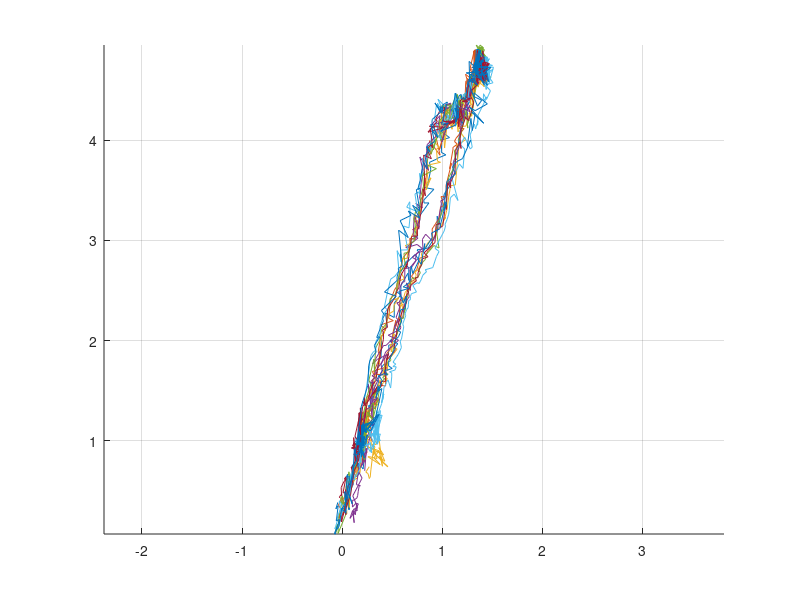
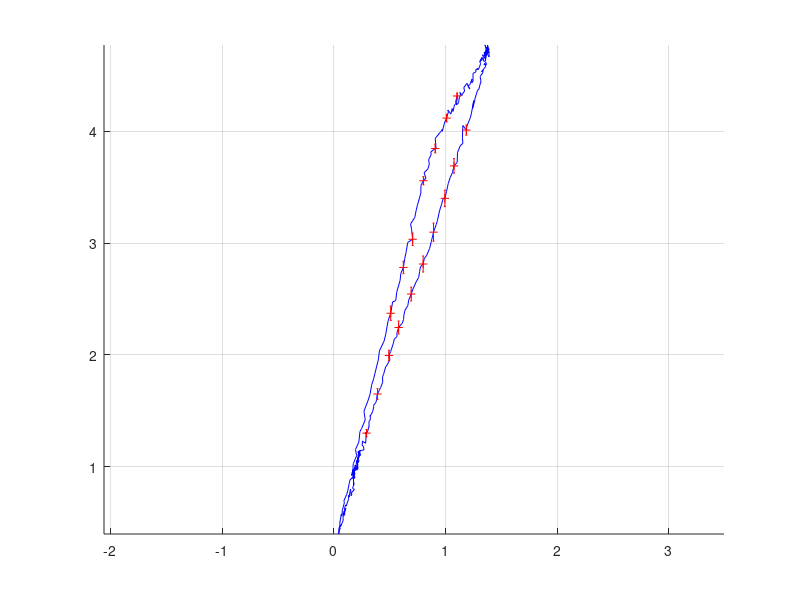

Source code (MATLAB) for these figures, in order: (Note: this script raises an error after producing the figures.)
clear all
close all

a=7;
b=8;


Datos_opt = csvread('yz_plat.csv');
Desp_X = -Datos_opt(:,a);
Desp_Y = -Datos_opt(:,b);

ZerX = Desp_X(1);
ZerY = Desp_Y(1);
Desp_X = Desp_X - ZerX;
Desp_Y = -(Desp_Y - ZerY);

%% Prueba1

Desp_x_1= -Datos_opt(1:382,a);
Desp_y_1= -Datos_opt(1:382,b);

Desp_y_1 = Desp_y_1 * 1000;
Desp_x_1 = Desp_x_1 * 1000;

Zero_x = Desp_x_1(1);
Zero_y = Desp_y_1(1);

Desp_x_1 = - Zero_x + Desp_x_1;
Desp_y_1 = Zero_y - Desp_y_1;

%% Prueba 2 

Desp_x_2= -Datos_opt(383:764,a);
Desp_y_2= -Datos_opt(383:764,b);

Desp_y_2 = Desp_y_2 * 1000;
Desp_x_2 = Desp_x_2 * 1000;


Desp_x_2 = - Zero_x + Desp_x_2;
Desp_y_2 = Zero_y - Desp_y_2;

%% Prueba 3 

Desp_x_3= -Datos_opt(765:1146,a);
Desp_y_3= -Datos_opt(765:1146,b);

Desp_y_3 = Desp_y_3 * 1000;
Desp_x_3 = Desp_x_3 * 1000;

Desp_x_3 = - Zero_x + Desp_x_3;
Desp_y_3 = Zero_y - Desp_y_3;

%% Prueba 4 

Desp_x_4= -Datos_opt(1147:1528,a);
Desp_y_4= -Datos_opt(1147:1528,b);

Desp_y_4 = Desp_y_4 * 1000;
Desp_x_4 = Desp_x_4 * 1000;

Desp_x_4 = - Zero_x + Desp_x_4;
Desp_y_4 = Zero_y - Desp_y_4;

%% Prueba 5 

Desp_x_5= -Datos_opt(1529:1910,a);
Desp_y_5= -Datos_opt(1529:1910,b);

Desp_y_5 = Desp_y_5 * 1000;
Desp_x_5 = Desp_x_5 * 1000;

Desp_x_5 = - Zero_x + Desp_x_5;
Desp_y_5 = Zero_y - Desp_y_5;

%% Prueba 6 

Desp_x_6= -Datos_opt(1911:2292,a);
Desp_y_6= -Datos_opt(1911:2292,b);

Desp_y_6 = Desp_y_6 * 1000;
Desp_x_6 = Desp_x_6 * 1000;

Desp_x_6 = - Zero_x + Desp_x_6;
Desp_y_6 = Zero_y - Desp_y_6;

%% Prueba 7 

Desp_x_7= -Datos_opt(2293:2674,a);
Desp_y_7= -Datos_opt(2293:2674,b);

Desp_y_7 = Desp_y_7 * 1000;
Desp_x_7 = Desp_x_7 * 1000;

Desp_x_7 = - Zero_x + Desp_x_7;
Desp_y_7 = Zero_y - Desp_y_7;

%% Prueba 8 

Desp_x_8= -Datos_opt(2675:3056,a);
Desp_y_8= -Datos_opt(2675:3056,b);

Desp_y_8 = Desp_y_8 * 1000;
Desp_x_8 = Desp_x_8 * 1000;

Desp_x_8 = - Zero_x + Desp_x_8;
Desp_y_8 = Zero_y - Desp_y_8;

%% Prueba 9

Desp_x_9= -Datos_opt(3057:3438,a);
Desp_y_9= -Datos_opt(3057:3438,b);

Desp_y_9 = Desp_y_9 * 1000;
Desp_x_9 = Desp_x_9 * 1000;

Desp_x_9 = - Zero_x + Desp_x_9;
Desp_y_9 = Zero_y - Desp_y_9;

%% Prueba 10

Desp_x_10= -Datos_opt(3439:3820,a);
Desp_y_10= -Datos_opt(3439:3820,b);

Desp_y_10 = Desp_y_10 * 1000;
Desp_x_10 = Desp_x_10 * 1000;

Desp_x_10 = - Zero_x + Desp_x_10;
Desp_y_10 = Zero_y - Desp_y_10;

%% Matriz

Matriz_datos_desp_x = [Desp_x_2 Desp_x_3 Desp_x_4 Desp_x_5 Desp_x_6 Desp_x_7 Desp_x_8 Desp_x_9 Desp_x_10];
Matriz_datos_desp_y = [Desp_y_2 Desp_y_3 Desp_y_4 Desp_y_5 Desp_y_6 Desp_y_7 Desp_y_8 Desp_y_9 Desp_y_10];

%% Promedio
Promedio_datos_desp_x = mean(Matriz_datos_desp_x,2);
Promedio_datos_desp_y = mean(Matriz_datos_desp_y,2);

%% Desviacion 
Desviacion_std_error_desp_x = std(Matriz_datos_desp_x,0,2)/sqrt(9);
Desviacion_std_error_desp_y = std(Matriz_datos_desp_y,0,2)/sqrt(9);

%% Cuadrado2D
zeros=linspace(0,0,10);
r=linspace(0,3.15,10);
e=linspace(0,2,10);
w=zeros+2;
q=zeros+3.15;

%% Error intervalos

 J_x = 0.5; % Valor inicial del intervalo
 u_x = 0.1; % Paso entre intervalos
 l_x = 1; 
 
 J_y = 2; % Valor inicial del intervalo
 u_y = 0.1; % Paso entre intervalos
 l_y = 1; 


% X constante
 for i=96:1:191
 if  (Promedio_datos_desp_y(i) >= J_y)
     subindice_Y(l_y) = i;
     J_y = J_y + u_y;
     l_y = l_y + 1;
 end 
 end
 
 % Y constante
 for i=1:1:96
 if (Promedio_datos_desp_x(i) >= J_x)
     subindice_X(l_x) = i;
     J_x = J_x + u_x;
     l_x = l_x + 1;
 end
 end
  
 % X constante
 for i=288:1:382
 if  (Promedio_datos_desp_y(i) <= J_y)
     subindice_Y(l_y) = i;
     J_y = J_y - u_y;
     l_y = l_y + 1;
 end 
 end
 
  % Y constante
 
 for i=192:1:287
 if (Promedio_datos_desp_x(i) <= J_x)
     subindice_X(l_x) = i;
     J_x = J_x - u_x;
     l_x = l_x + 1;
 end
 end
 
  for i = 1:1:length(subindice_X)
      j = subindice_X(i);
        Prom_desp_x_X(i) = Promedio_datos_desp_x(j);
        Prom_desp_y_X(i) = Promedio_datos_desp_y(j);
        Prom_err_X(i) = Desviacion_std_error_desp_x(j);
  end

  for i = 1:1:length(subindice_Y)
      j = subindice_Y(i);
        Prom_desp_x_Y(i) = Promedio_datos_desp_x(j);
        Prom_desp_y_Y(i) = Promedio_datos_desp_y(j);
        Prom_err_Y(i) = Desviacion_std_error_desp_y(j);
  end
  


%% Figure

figure(1)
hold on;
grid on;
axis equal
plot(Desp_x_2,Desp_y_2);
plot(Desp_x_3,Desp_y_3);
plot(Desp_x_4,Desp_y_4);
plot(Desp_x_5,Desp_y_5);
plot(Desp_x_6,Desp_y_6);
plot(Desp_x_7,Desp_y_7);
plot(Desp_x_8,Desp_y_8);
plot(Desp_x_9,Desp_y_9);

newline = char(10);
leg  = ['Average Trajectory', newline, 'Obtained'];
leg2 = ['Average Trajectory', newline, 'Measure'];

figure(2)
hold on;
grid on;
axis equal
plot(Promedio_datos_desp_x,Promedio_datos_desp_y,'b');
errorbar(Prom_desp_x_X,Prom_desp_y_X,Prom_err_X,'+r','LineStyle', 'none');
% plot(zeros,r,'-s','Color',[0.4660, 0.6740, 0.1880],'LineWidth',1);
% plot(e,zeros,'-s','Color',[0.4660, 0.6740, 0.1880],'LineWidth',1);
% plot(w,r,'-s','Color',[0.4660, 0.6740, 0.1880],'LineWidth',1);
% plot(e,q,'-s','Color',[0.4660, 0.6740, 0.1880],'LineWidth',1);
h=herrorbar(Prom_desp_x_Y,Prom_desp_y_Y,Prom_err_Y);
set(h(2), 'linestyle', 'none');
set(h(1), 'color','r');
% legend({leg,'Standard Error',leg2'},'Location','northeast','Interpreter','latex','FontSize',14)
str = {'For 10 times'};
%text(3,0.25,str,'Interpreter','latex','FontSize',14)
title('Displacement X vs Z Platform','Interpreter','latex','FontSize',16)
xlabel('Displacement X (mm)','Interpreter','latex','FontSize',16')
ylabel('Displacement Z (mm)','Interpreter','latex','FontSize',16)
print('-depsc','platform_square_xz_v2.eps')
